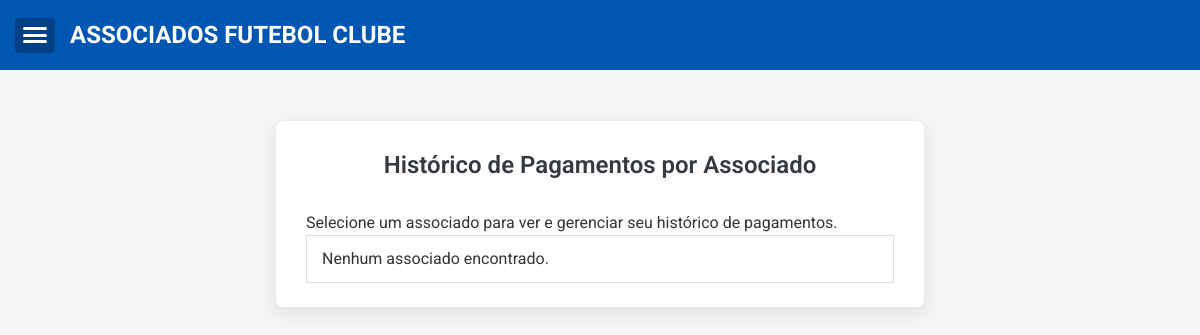
Before: /historico-pagamentos (signed in) with the older database file.
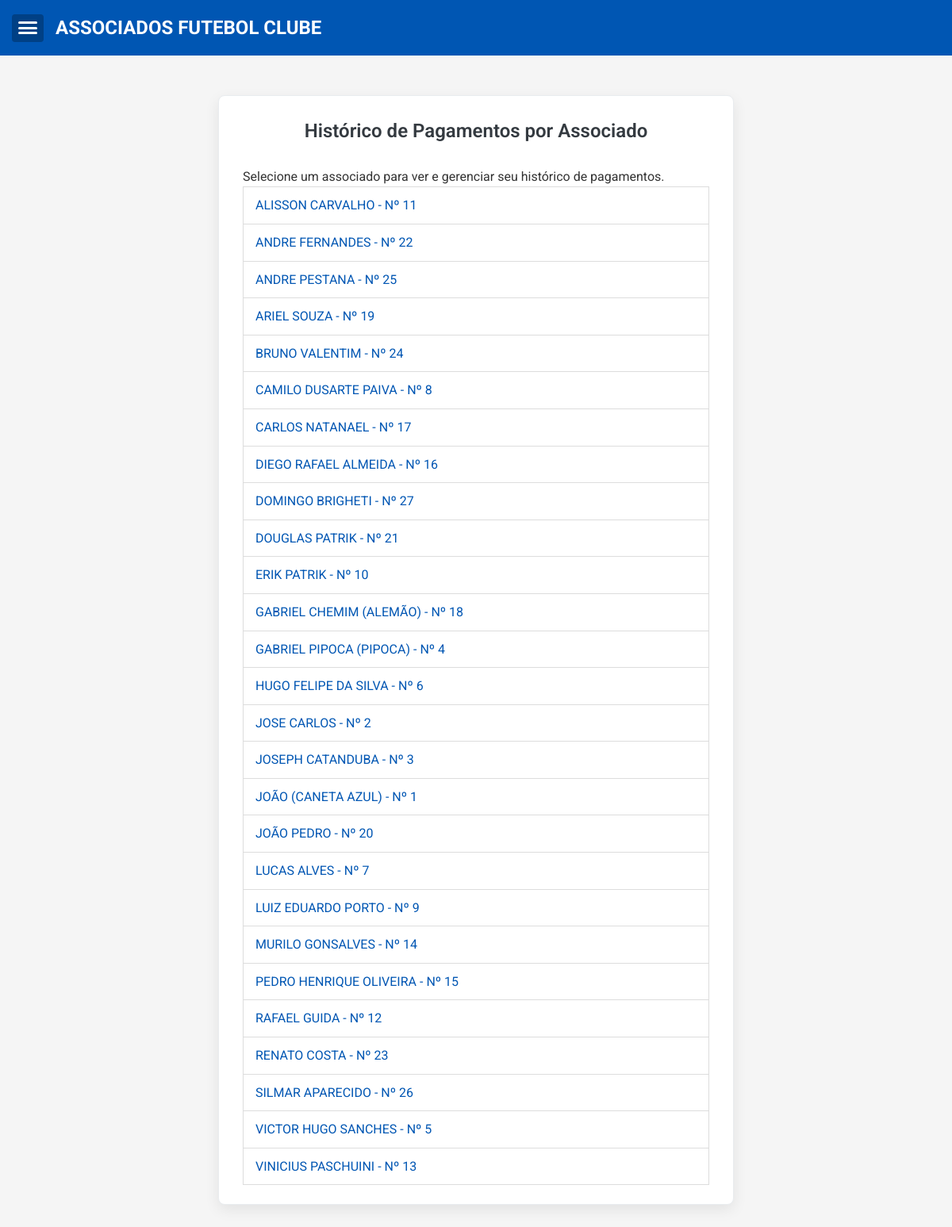
After: the same page with the newer database file.
### app.py (models this page shows)
class Associado(db.Model):
    id = db.Column(db.Integer, primary_key=True)
    numero = db.Column(db.Integer, unique=True)
    nome = db.Column(db.String(100), nullable=False)
    apelido = db.Column(db.String(50))
    pagamentos = db.relationship('Pagamento', backref='associado', lazy=True)

### app.py (the view)
@app.route('/historico-pagamentos')
@login_required
def lista_associados_para_historico():
    associados = Associado.query.order_by(Associado.nome).all()
    return render_template('lista_associados_historico.html', associados=associados)

### app.py (called while the page is built)
@event.listens_for(Engine, "connect")
def set_sqlite_timeout(dbapi_connection, connection_record):
    cursor = dbapi_connection.cursor()
    try:
        cursor.execute("PRAGMA busy_timeout = 5000") # Timeout de 5 segundos (5000 ms)
        cursor.close()
        print("DEBUG: SQLite busy_timeout configurado para 5000ms.")
    except Exception as e:
        print(f"DEBUG: Erro ao configurar SQLite busy_timeout: {e}")

@login_manager.user_loader
def load_user(user_id):
    return User.query.get(int(user_id))

### templates/lista_associados_historico.html (shortened to what this page needs)
{% extends "base.html" %}
{% block content %}
<div class="form-container">
    <h2>Histórico de Pagamentos por Associado</h2>
    <p>Selecione um associado para ver e gerenciar seu histórico de pagamentos.</p>
    <ul class="list-group">
        {% for associado_item in associados %}
        <li class="list-group-item">
            <a href="{{ url_for('historico_pagamentos_associado', associado_id=associado_item.id) }}">
                {{ associado_item.nome }} {% if associado_item.apelido %} ({{ associado_item.apelido }}) {% endif %} - Nº {{ associado_item.numero }}
            </a>
        </li>
        {% else %}
        <li class="list-group-item">Nenhum associado encontrado.</li>
        {% endfor %}
    </ul>
</div>
{% endblock %}

Changed rows visible on the page:
added Associado: nome "ALISSON CARVALHO", numero "11"
added Associado: nome "ANDRE FERNANDES", numero "22"
added Associado: nome "ANDRE PESTANA", numero "25"
added Associado: nome "ARIEL SOUZA", numero "19"
added Associado: nome "BRUNO VALENTIM", numero "24"
added Associado: nome "CAMILO DUSARTE PAIVA", numero "8"
added Associado: nome "CARLOS NATANAEL", numero "17"
added Associado: nome "DIEGO RAFAEL ALMEIDA", numero "16"
added Associado: nome "DOMINGO BRIGHETI", numero "27"
added Associado: nome "DOUGLAS PATRIK", numero "21"
added Associado: nome "ERIK PATRIK", numero "10"
added Associado: nome "GABRIEL CHEMIM", apelido "ALEMÃO", numero "18"
added Associado: nome "GABRIEL PIPOCA", apelido "PIPOCA", numero "4"
added Associado: nome "HUGO FELIPE DA SILVA", numero "6"
added Associado: nome "JOSE CARLOS", numero "2"
added Associado: nome "JOSEPH CATANDUBA", numero "3"
added Associado: nome "JOÃO", apelido "CANETA AZUL", numero "1"
added Associado: nome "JOÃO PEDRO", numero "20"
added Associado: nome "LUCAS ALVES", numero "7"
added Associado: nome "LUIZ EDUARDO PORTO", numero "9"
added Associado: nome "MURILO GONSALVES", numero "14"
added Associado: nome "PEDRO HENRIQUE OLIVEIRA", numero "15"
added Associado: nome "RAFAEL GUIDA", numero "12"
added Associado: nome "RENATO COSTA", numero "23"
added Associado: nome "SILMAR APARECIDO", numero "26"
added Associado: nome "VICTOR HUGO SANCHES", numero "5"
added Associado: nome "VINICIUS PASCHUINI", numero "13"
Other visible differences:
text no longer shown: "Nenhum associado encontrado."
